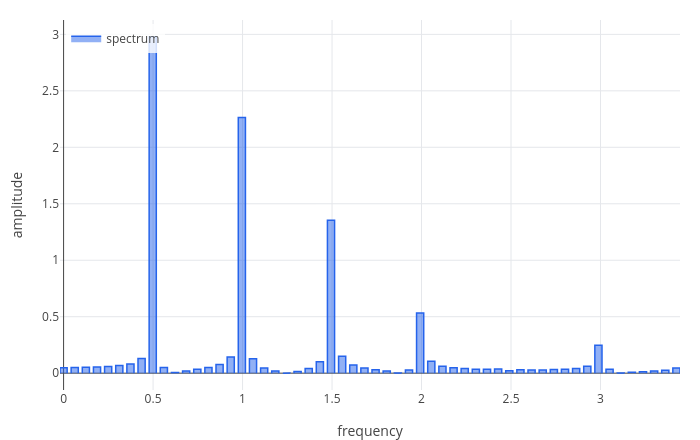

The notebook cell this image was saved under:
### Markdown cell above
The signal repeats with period 2: the pitch is $c/2 = 1/2$. Its **spectrum**, the size of each frequency in it,
comes from the fast Fourier transform. The 256 samples are $16/255$ apart, so entry $k$ of the transform is the
frequency $k \cdot 255/(16 \cdot 256)$:

### Code cell
F = abs(fft(sound));
amp = zeros(1, 56);
fr = zeros(1, 56);
for k = 1:56
  amp(k) = F(k);
  fr(k) = (k - 1)*255/(16*256);
end
labels(legend(bar(fr, amp, 0.04), "spectrum"), "frequency", "amplitude")

### Figure 1 — Plotly figure (JSON) as saved in the notebook; plotly's stock layout.template omitted (floating-point values rounded to 4 significant figures; data arrays with more than 128 entries replaced by an {"elided": "..."} marker saying what was removed)
{"data": [{"fill": "toself", "line": {"color": "#2563eb", "width": 1.5}, "mode": "lines", "name": "spectrum", "type": "scatter", "x": {"elided": "280 float values"}, "y": {"elided": "280 float values"}}], "layout": {"height": 440, "legend": {"bgcolor": "rgba(255,255,255,0.8)", "x": 0.01, "xanchor": "left", "y": 0.99, "yanchor": "top"}, "margin": {"b": 50, "l": 60, "r": 20, "t": 20}, "showlegend": true, "title": {"text": ""}, "width": 700, "xaxis": {"title": {"text": "frequency"}, "zeroline": true}, "yaxis": {"range": [-0.1489, 3.127], "title": {"text": "amplitude"}, "zeroline": true}}}
